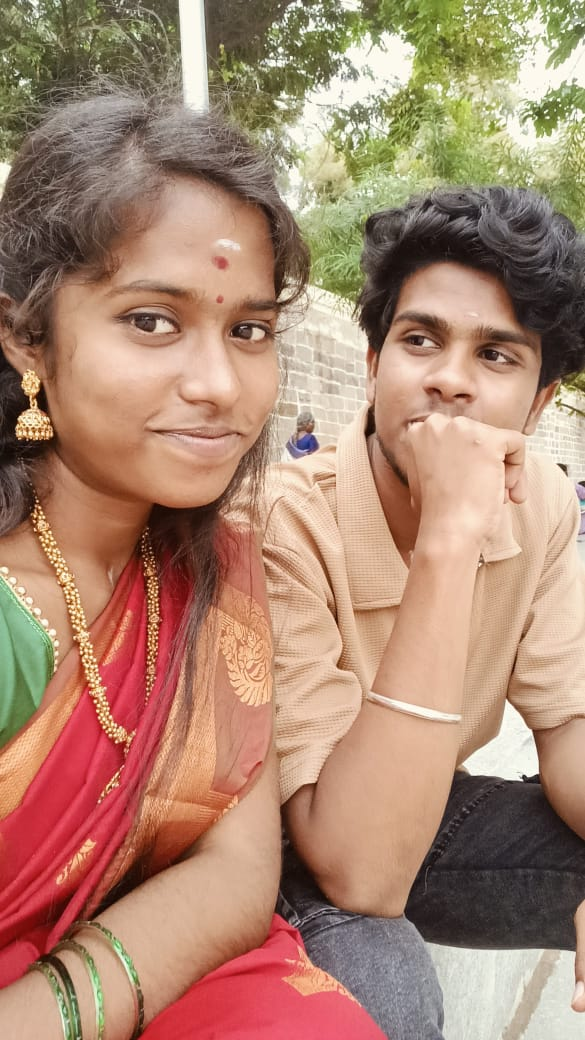
#> input picture images/Balaji_Swarna.jpg, 585 x 1040 px; its folder holds only this picture in this run
$ python ghibli_cartoon.py
#> lines starting #> are read from the running program, lines starting #| are printed output that depends on the picture; after the words box and inside, x2 and y2 are one past the last pixel; in counts of white or black regions, pixels touching at a corner belong together
import cv2
import os

def cartoonize(image_path, output_path):
#> called with image_path = 'images/Balaji_Swarna.jpg', output_path = 'images_ghibli/Balaji_Swarna.jpg'
    img = cv2.imread(image_path)
#> img is the input picture: shape (1040, 585, 3); mean B, G, R 113.8, 135.2, 171.3
    if img is None:
        print(f"Could not read {image_path}")
        return
    gray = cv2.cvtColor(img, cv2.COLOR_BGR2GRAY)
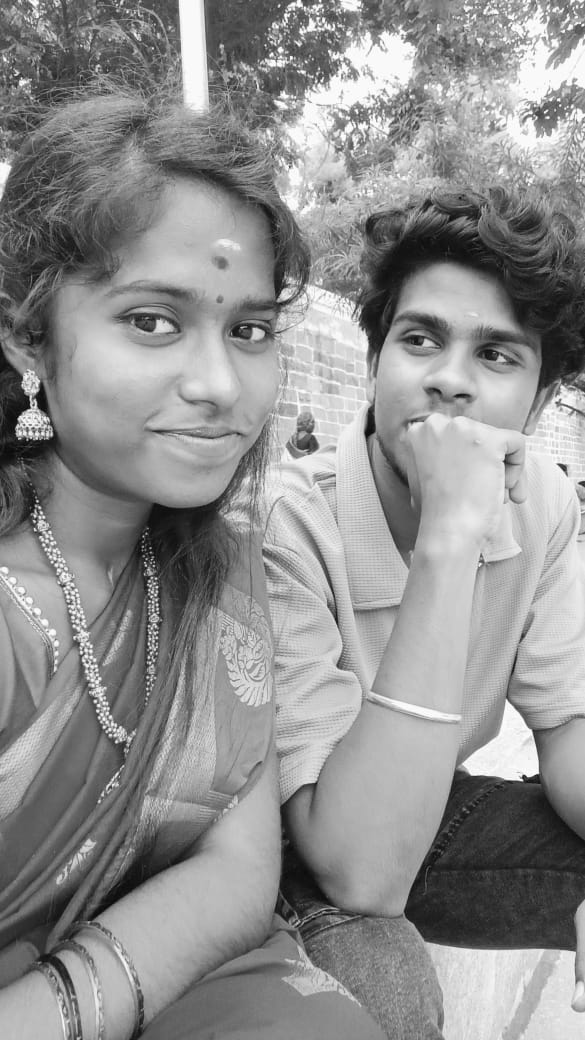
#> gray: shape (1040, 585); min 4, max 254, mean 143.6
    gray = cv2.medianBlur(gray, 5)
    edges = cv2.adaptiveThreshold(gray, 255, cv2.ADAPTIVE_THRESH_MEAN_C, cv2.THRESH_BINARY, 9, 9)
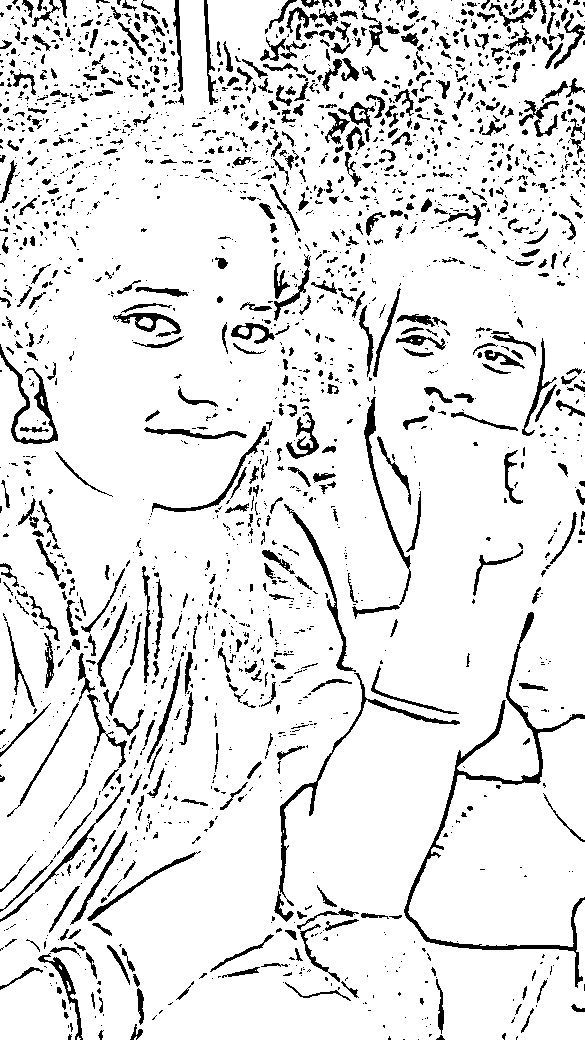
#> edges: shape (1040, 585); 89.5% white; 2168 black regions (1545 under 20 px), largest, box (x1, y1, x2, y2) and area: (404, 612, 585, 988) 3476, (279, 673, 460, 906) 1415, (0, 344, 58, 444) 1000
    color = cv2.bilateralFilter(img, 9, 300, 300)
    cartoon = cv2.bitwise_and(color, color, mask=edges)
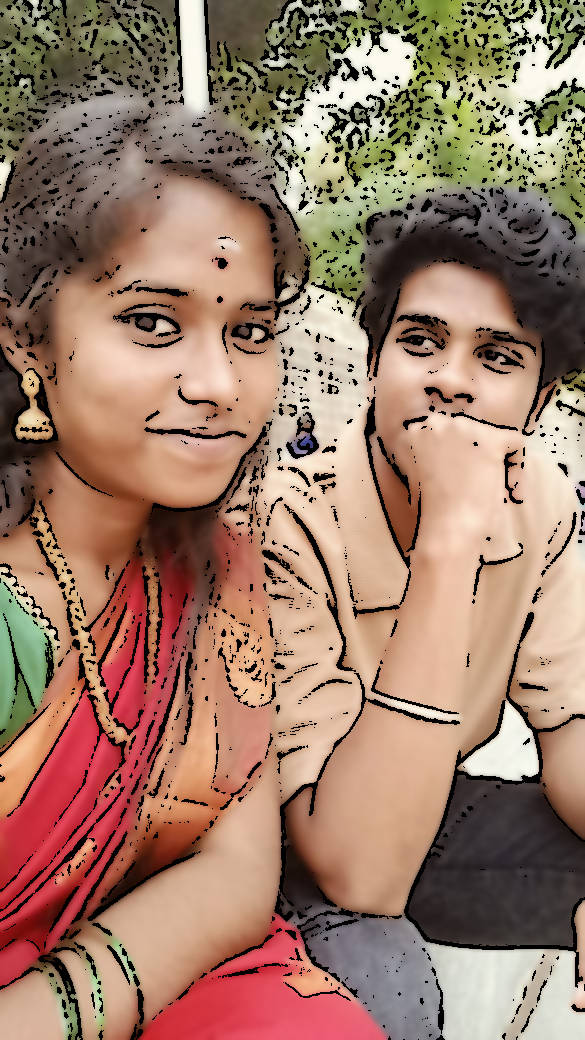
#> cartoon: shape (1040, 585, 3); mean B, G, R 104.6, 123.5, 156.3
    cv2.imwrite(output_path, cartoon)

if __name__ == "__main__":
    images_dir = "images"
    output_dir = "images_ghibli"
    os.makedirs(output_dir, exist_ok=True)

    for filename in os.listdir(images_dir):
        if filename.lower().endswith(('.png', '.jpg', '.jpeg', '.webp')) and filename != "birthday-video.mp4":
            content_path = os.path.join(images_dir, filename)
            output_path = os.path.join(output_dir, filename)
            print(f"Processing {filename}")
            cartoonize(content_path, output_path)
            print(f"Saved to {output_path}")

$ run again, on images/IMG-20240826-WA0046.jpg
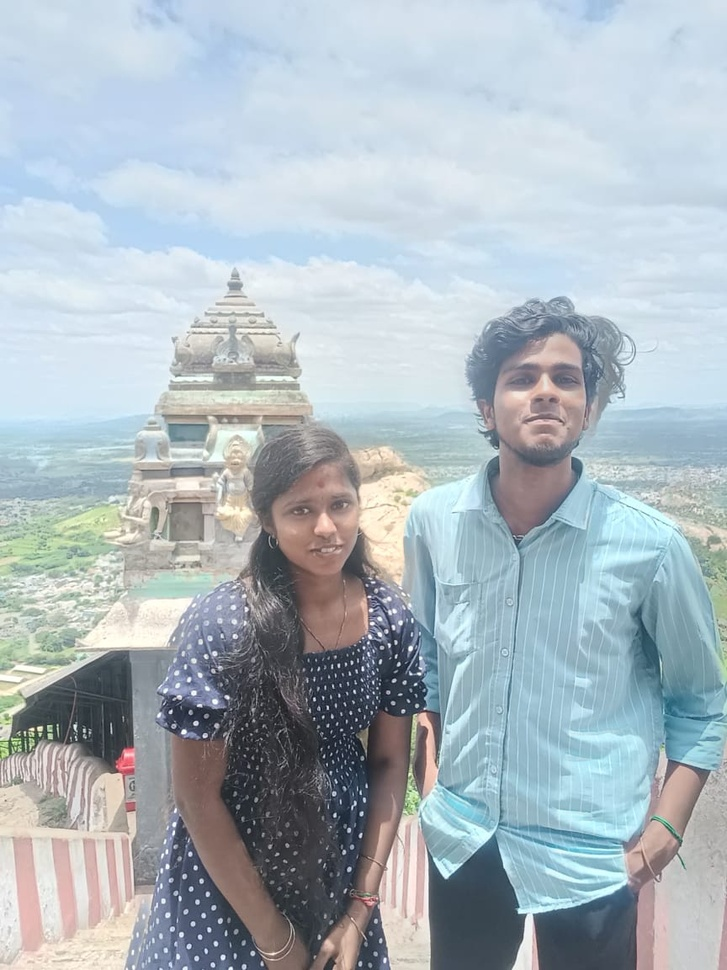
#> input picture images/IMG-20240826-WA0046.jpg, 727 x 970 px, shrunk from 864 x 1152 before the run
#> in cartoonize, img is the input picture: shape (970, 727, 3); mean B, G, R 191.2, 183.8, 171.8
#> in cartoonize, `edges = cv2.adaptiveThreshold(gray, 255, cv2.ADAPTIVE_THRESH_MEAN_C, c..`:
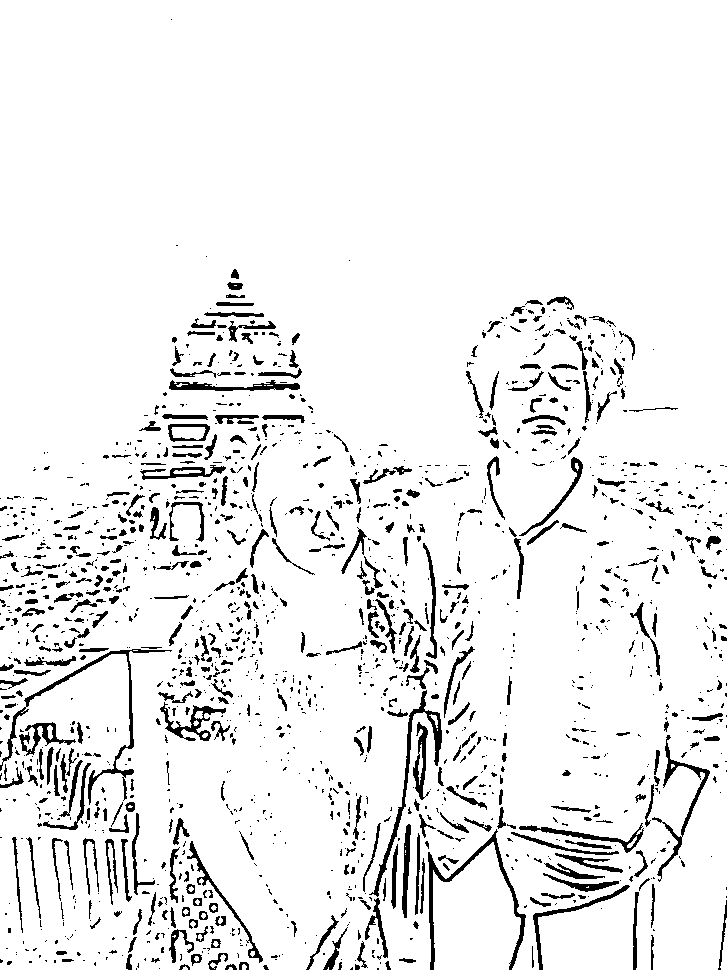
#> edges: shape (970, 727); 92.9% white; 1607 black regions (1114 under 20 px), largest, box (x1, y1, x2, y2) and area: (0, 649, 172, 805) 1509, (428, 829, 526, 970) 1382, (369, 690, 442, 897) 1237
#> in cartoonize, `cartoon = cv2.bitwise_and(color, color, mask=edges)`:
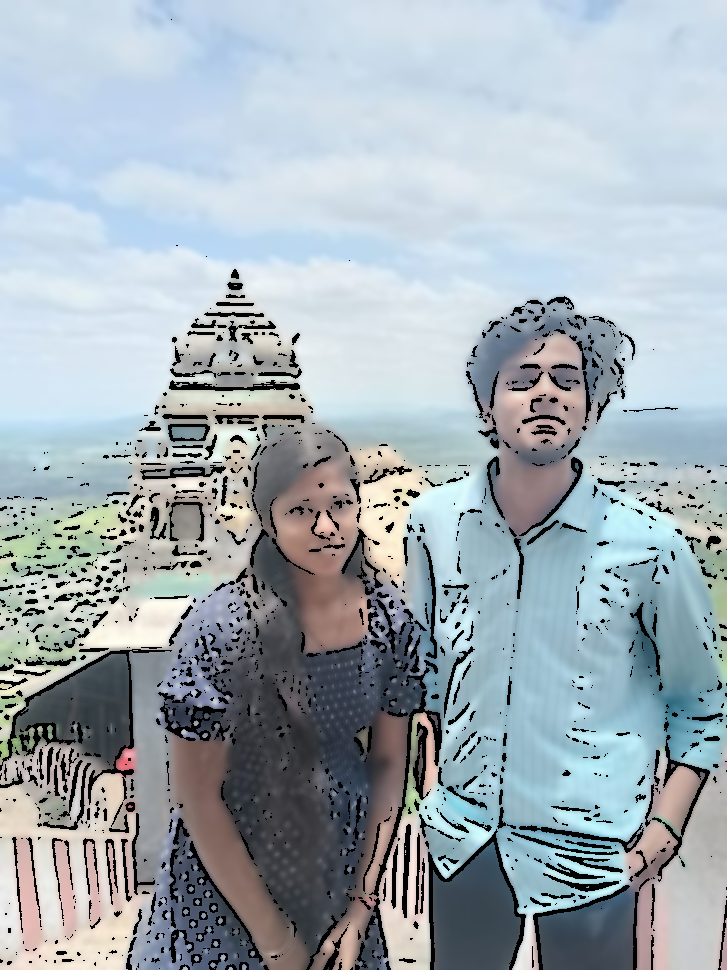
#> cartoon: shape (970, 727, 3); mean B, G, R 180.3, 173.1, 161.6

$ run again, on images/IMG-20241002-WA0032.jpg
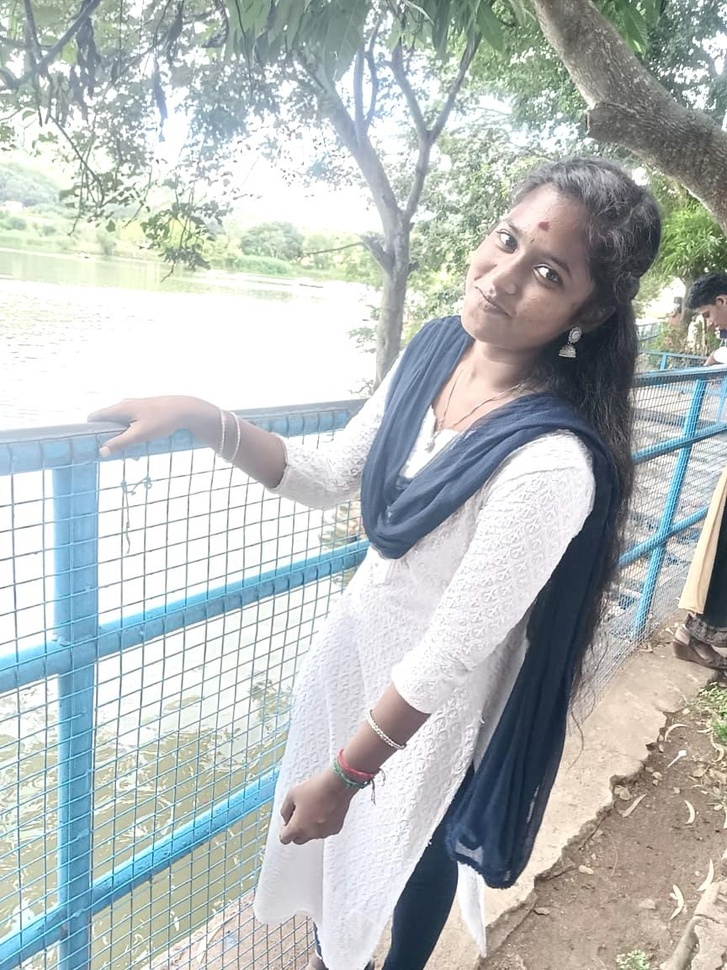
#> input picture images/IMG-20241002-WA0032.jpg, 727 x 970 px, shrunk from 864 x 1152 before the run
#> in cartoonize, img is the input picture: shape (970, 727, 3); mean B, G, R 187.6, 188.4, 182.5
#> in cartoonize, `edges = cv2.adaptiveThreshold(gray, 255, cv2.ADAPTIVE_THRESH_MEAN_C, c..`:
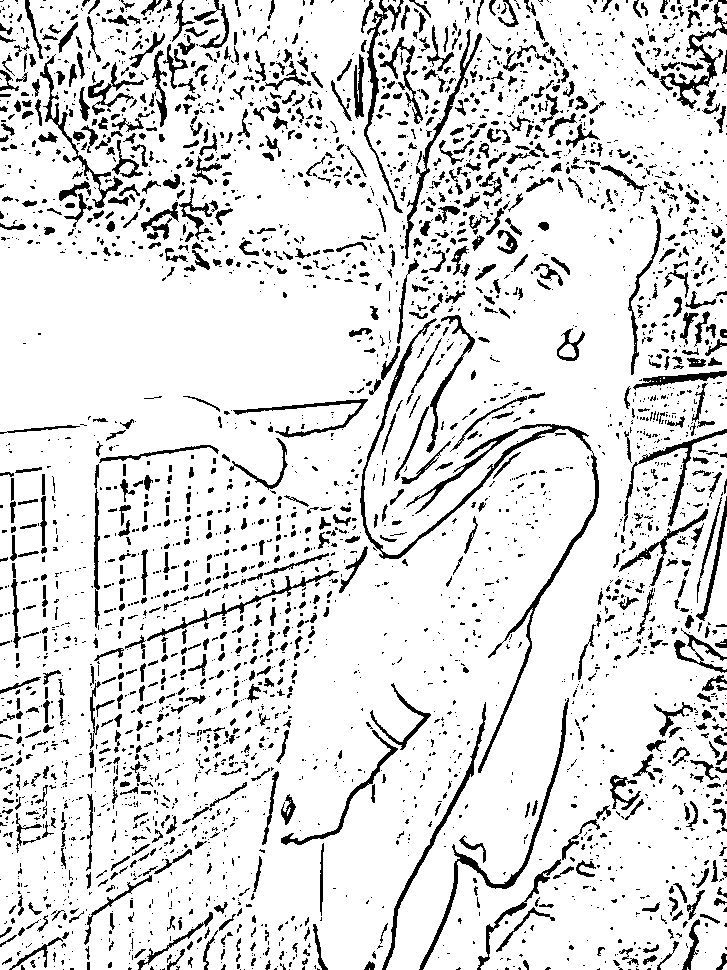
#> edges: shape (970, 727); 87% white; 3469 black regions (2458 under 20 px), largest, box (x1, y1, x2, y2) and area: (360, 318, 599, 773) 4345, (419, 698, 569, 970) 1658, (382, 702, 486, 970) 1198
#> in cartoonize, `cartoon = cv2.bitwise_and(color, color, mask=edges)`:
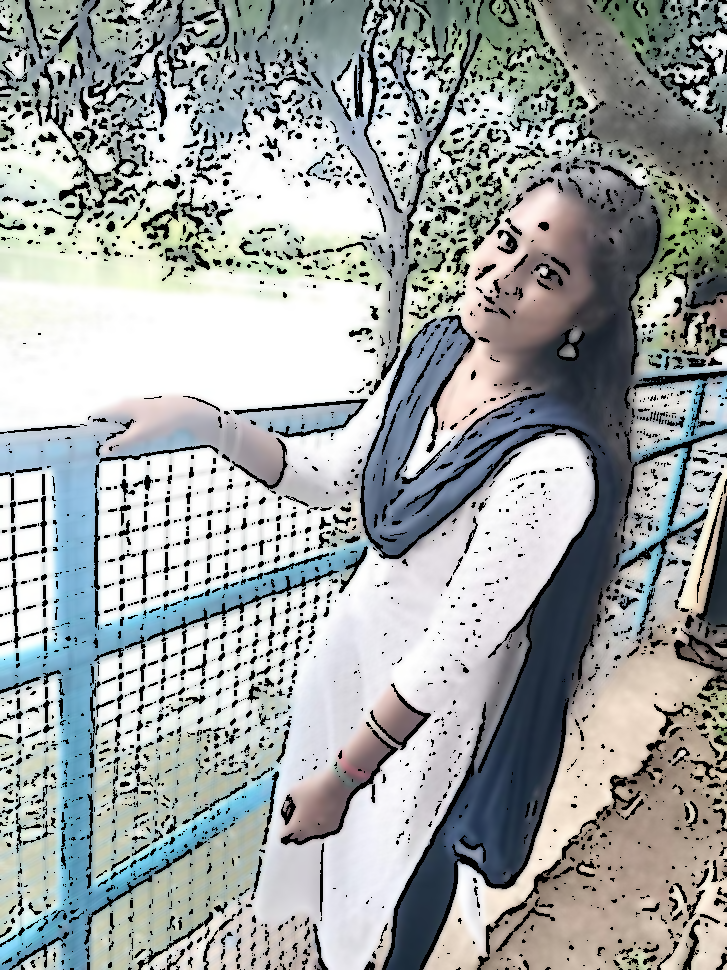
#> cartoon: shape (970, 727, 3); mean B, G, R 165.6, 166.2, 161.5

$ run again, on images/IMG-20241010-WA0003.jpg
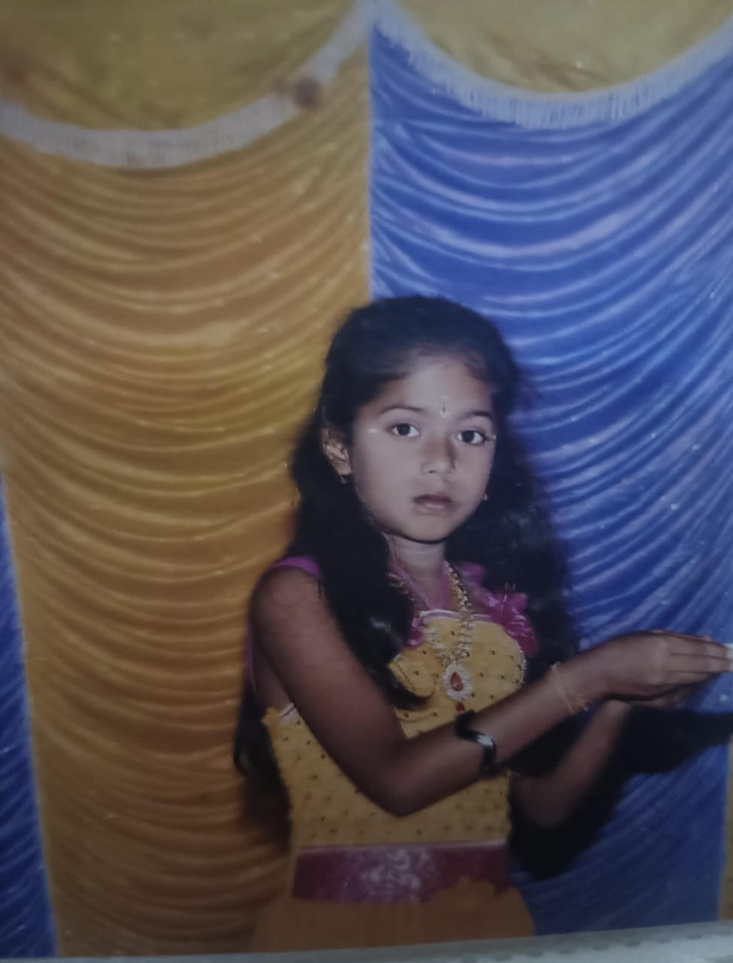
#> input picture images/IMG-20241010-WA0003.jpg, 733 x 963 px, shrunk from 974 x 1280 before the run
#> in cartoonize, img is the input picture: shape (963, 733, 3); mean B, G, R 86.9, 80.4, 86.1
#> in cartoonize, `gray = cv2.cvtColor(img, cv2.COLOR_BGR2GRAY)`:
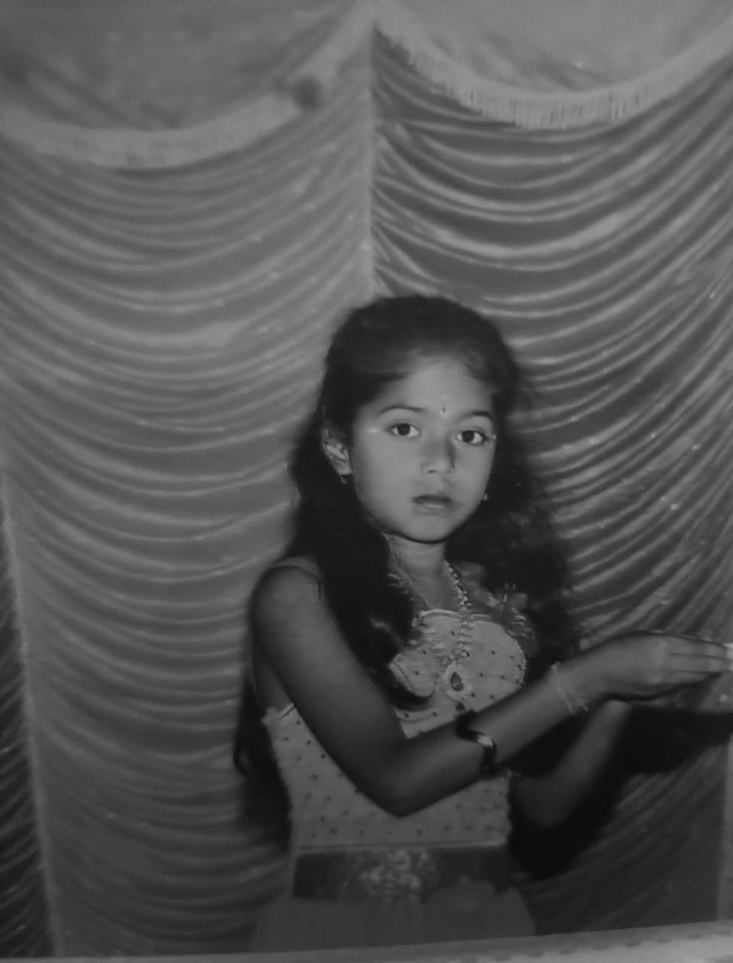
#> gray: shape (963, 733); min 10, max 166, mean 82.8
#> in cartoonize, `edges = cv2.adaptiveThreshold(gray, 255, cv2.ADAPTIVE_THRESH_MEAN_C, c..`:
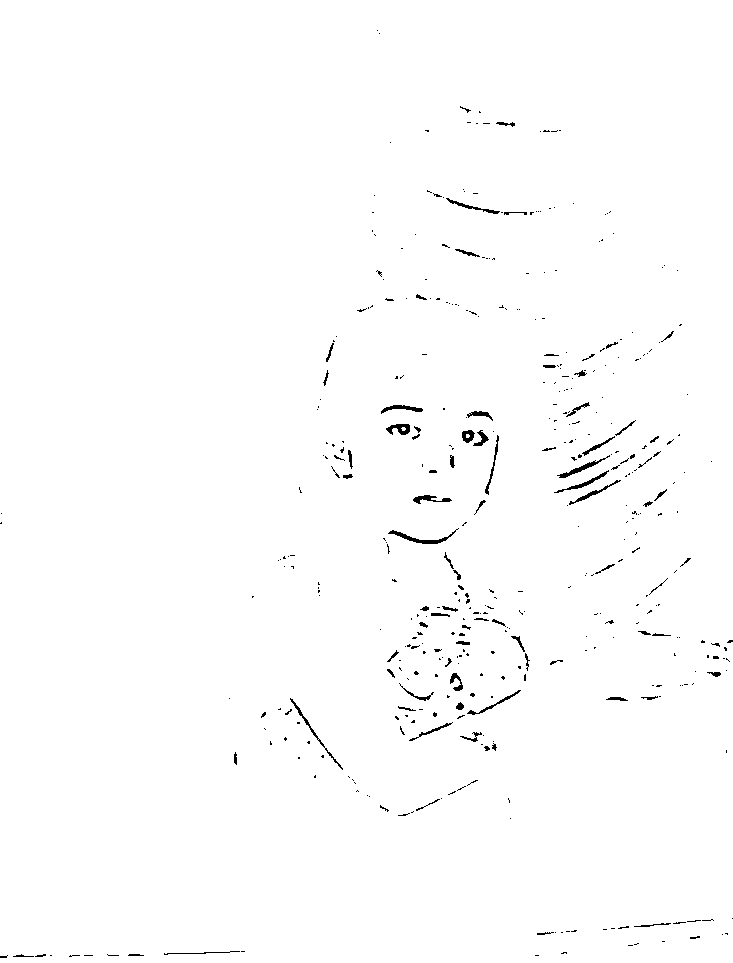
#> edges: shape (963, 733); 99.1% white; black in thin lines or dots
